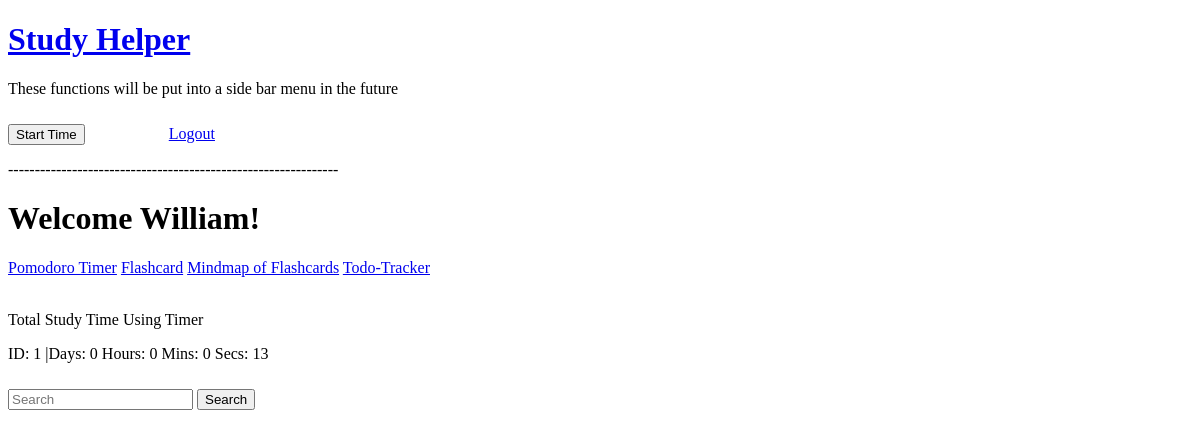
Page / (signed in) on the earlier database version.
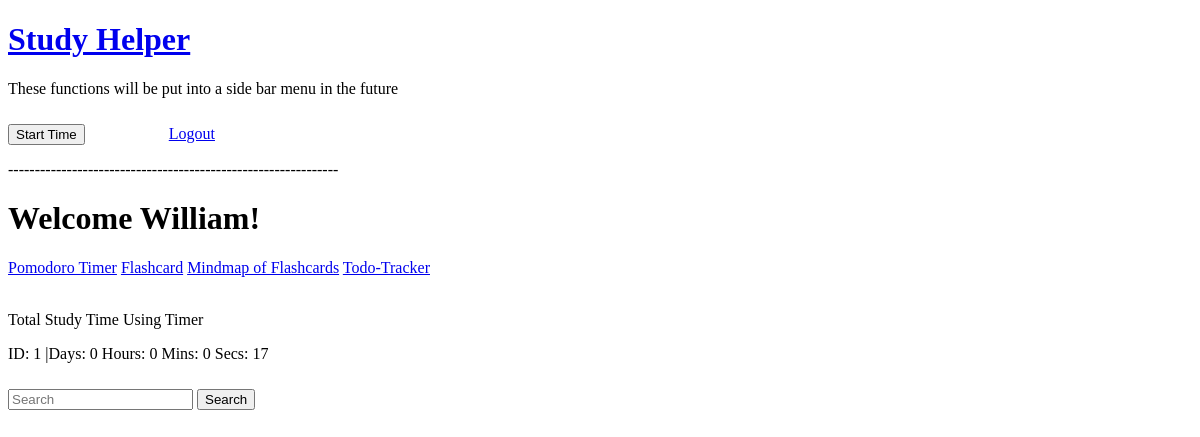
Same page on the later database version.
### myapp/models.py (models this page shows, shortened)
class User(UserMixin, db.Model):
    id = db.Column(db.Integer, primary_key=True)
    username = db.Column(db.String(64), unique=True, index=True)
    email = db.Column(db.String(128), unique=True)
    password  = db.Column(db.String(128))
    flashcard_set = db.relationship('Flashcardset', backref='author', lazy=True)
    tasks = db.relationship('Task', backref='author', lazy=True)
    notes = db.relationship('Note', backref='author', lazy=True)
    study_time = db.relationship('HoursTracked', backref='author', lazy=True)

class HoursTracked(UserMixin, db.Model):
    id = db.Column(db.Integer, primary_key=True)
    time = db.Column(db.Integer)
    author_id = db.Column(db.Integer, db.ForeignKey('user.id'))
    def __repr__(self):
        time = round(self.time/1000)
        day = time // (24 * 3600)
        time = time % (24 * 3600)
        hour = time // 3600
        time %= 3600
        mins = time // 60
        time %= 60
        secs = time
        return f'ID: {self.id} |Days: {day} Hours: {hour} Mins: {mins} Secs: {secs}'

### myapp/routes.py (the view)
@myapp_obj.route("/")
def home():
    if current_user.is_authenticated:
        name = User.query.get(current_user.get_id()).username
        hours_tracked = HoursTracked.query.get(current_user.get_id())
        return render_template("user/user_home.html", name = name, hours_tracked = hours_tracked)
    return render_template("home.html")

### myapp/models.py (called while the page is built)
@login.user_loader
def load_user(id):
    return User.query.get(int(id))

### myapp/templates/user/user_home.html
{% extends "user/user_menu.html" %}
{% block content %}
    <h1>Welcome {{ name }}!</h1>
    <a href="/pomodoro-timer">Pomodoro Timer</a>
    <a href="/flashcard">Flashcard</a>
    <a href="/mindmap">Mindmap of Flashcards</a>
    <a href="/todo-tracker">Todo-Tracker</a>
    <p><br>Total Study Time Using Timer</p>
    <p>{{ hours_tracked }}</p>
{% endblock %}

### myapp/templates/user/user_menu.html (shortened to what this page needs)
{% extends "base.html" %}
{% block menu %}
    <p>These functions will be put into a side bar menu in the future</p>
    <button id="start_timer" class="btn">Start Time</button>
    <a href="/logout">Logout</a>
    <p>--------------------------------------------------------------</p>
{% endblock %}

### myapp/templates/base.html (shortened to what this page needs)
<!DOCTYPE HTML>
<html>
    <head>
    <link rel="stylesheet" href="{{ url_for('static', filename='css/pomodoro.css') }}">
	<a href="/">
        <h1>Study Helper</h1>
    <a>
    </head>
    <body>
        {% if current_user.is_authenticated %}
            {% block menu %}
            {% endblock %}
        {% endif %}
	{% block content %}
	{% endblock %}
    <form class="form-inline my-2 my-lg-0" method="GET">
         <input class="form-control mr-sm-2"
         type="search" placeholder="Search" name="q">
         <button class="btn btn-outline-success my-2 my-sm-0"
         type="submit">Search</button>
    </form>
    </body>
</html>

### myapp/static/css/pomodoro.css (style rules this page uses)
body { margin: 20; padding: 10; }
.btn { margin-top: 10px; display : inline; }

Differences in the rows shown:
changed HoursTracked: time+id "ID: 1 |Days: 0 Hours: 0 Mins: 0 Secs: 13" → "ID: 1 |Days: 0 Hours: 0 Mins: 0 Secs: 17"
